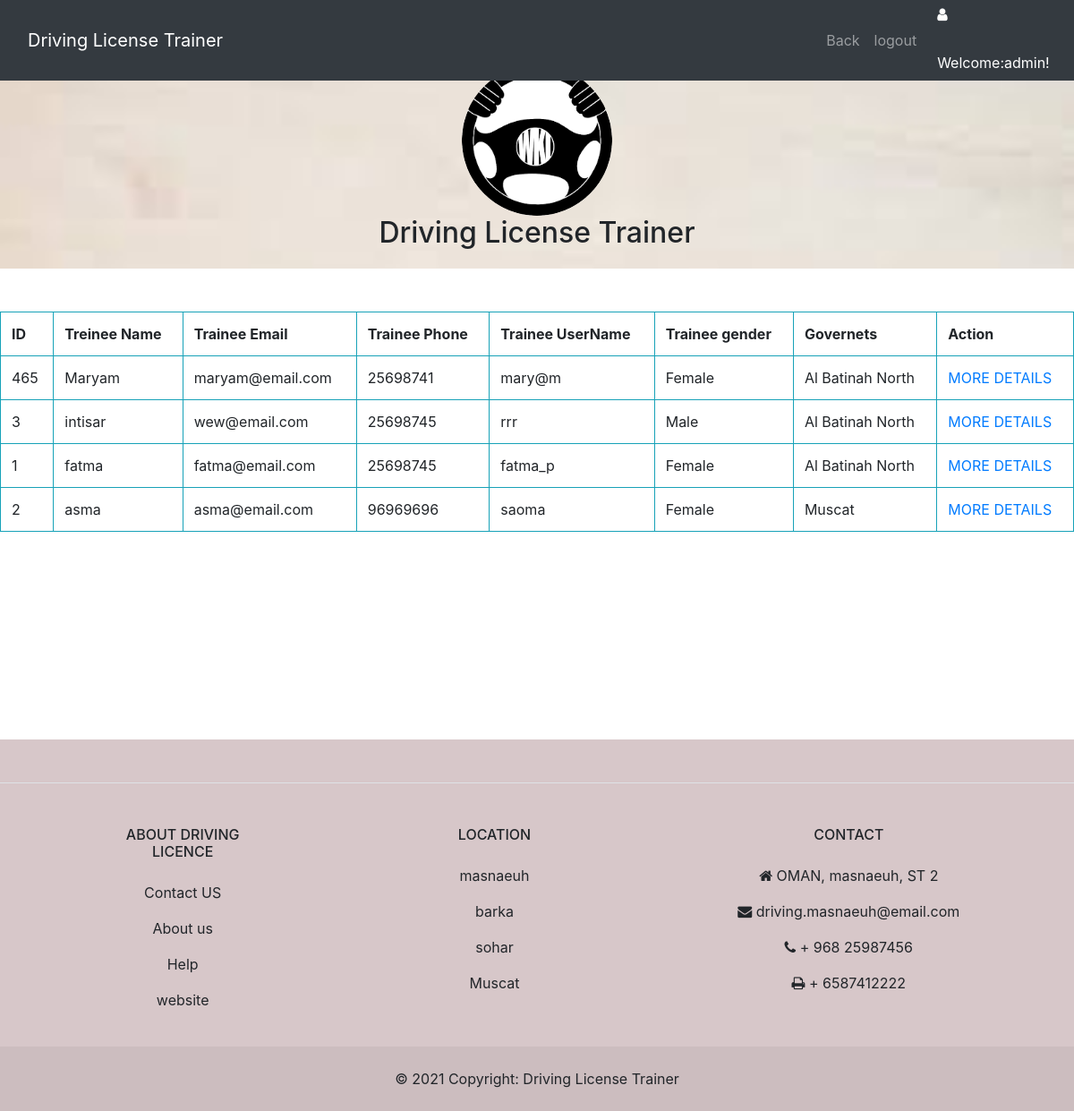
Screenshot of /admin_view_trainee.php (signed in) with the database file from the repository.
### tables this page shows
CREATE TABLE IF NOT EXISTS `tbltrainee` (
  `trainee_id` int(8) NOT NULL AUTO_INCREMENT,
  `trainee_fname` varchar(20) NOT NULL,
  `trainee_lname` varchar(20) NOT NULL,
  `trainee_email` varchar(50) NOT NULL,
  `trainee_phone` int(8) NOT NULL,
  `gnamee` varchar(50) NOT NULL,
  `wnamee` varchar(20) NOT NULL,
  `trainee_uname` varchar(20) NOT NULL,
  `trainee_gender` varchar(10) NOT NULL,
  `trainee_brithdate` date NOT NULL,
  `seqe` varchar(200) NOT NULL,
  `anse` varchar(20) NOT NULL,
  `trainee_passw` varchar(8) NOT NULL,
  `trainee_repassw` varchar(8) NOT NULL,
  PRIMARY KEY (`trainee_id`)
);

### admin_view_trainee.php (the view, shortened to what this page needs)
<!DOCTYPE html PUBLIC "-//W3C//DTD XHTML 1.0 Transitional//EN" "http://www.w3.org/TR/xhtml1/DTD/xhtml1-transitional.dtd">
<html xmlns="http://www.w3.org/1999/xhtml">
<head>
<link rel="stylesheet" type="text/css"  href="BOOTSTRAPFILE/css/bootstrap.css">
    </head>
    <body  style="margin:0; padding:0; border:0;  background-color:white   ">
       <nav class="navbar navbar-expand-lg navbar-dark bg-dark fixed-top">
     <div class="container">
     <a class="navbar-brand" href="#">Driving License Trainer </a>
      <div class="collapse navbar-collapse" id="navbarResponsive">
         <ul class="navbar-nav ml-auto">
                     <li class="nav-item">
            <a class="nav-link" href="AdminHomepage.php">Back</a>
          </li>
          <li class="nav-item">
            <a class="nav-link" href="logout.php">logout </a>
          </li>
        </ul>
      </div>
    </div>   <div class="icon" style="color: #FFFFFF"><i class="fa  fa-user" style="width:30px; height:50px"></i>Welcome:<?php
	$usernamea= $_SESSION['txtid1'];
	include ("connect.php");
	$qryname = "select * from  tbladmin where ausername='$usernamea' ";
	$result = mysqli_query($con,$qryname);
	while($rows = mysqli_fetch_assoc($result))
	{ $namee=$rows['aname'];
}
	echo $namee. "!";
	?></div>
  </nav>
 <header class="text-center" style="background-image:url('img/bg1.jpg'); background-repeat:no-repeat; background-size:cover; height: 300px;">
    &nbsp;<br /><br /><br />
	 <img class="img-fluid rounded-circle"  src="img/images.png" alt="" height="147" width="168">
	 <h2>Driving License Trainer</h2>
	 </header>
<br /><br />
<?php
  include('connect.php');
    $q="select * from  tbltrainee    ";
$r=mysqli_query($con,$q);
echo"<table  class=table table-striped  border=1 width=700 align=center cellspacing=0>";
echo"<th class='border border-info'>  ID";
echo"<th class='border border-info'>  Treinee Name";
echo"<th class='border border-info'> Trainee Email	";
echo"<th class='border border-info'> Trainee Phone";
echo"<th class='border border-info'> Trainee UserName";
echo"<th class='border border-info'> Trainee gender";
echo"<th class='border border-info'> Governets";
echo"<th colspan ='1' class='border border-info'> Action";
echo"<tr>";
while($row = mysqli_fetch_assoc($r)) {
$trainee_id=$row["trainee_id"];
$trainee_fname=$row["trainee_fname"];
$trainee_email=$row["trainee_email"];
$trainee_phone=$row["trainee_phone"];
$usernam=$row["trainee_uname"];
$trainee_gender=$row["trainee_gender"];
$gnamee=$row["gnamee"];
echo"<tr class='border border-info'>";
echo"<td class='border border-info'>$trainee_id";
echo"<td class='border border-info'>$trainee_fname";
echo"<td class='border border-info'>$trainee_email";
echo"<td class='border border-info'>$trainee_phone";
echo"<td class='border border-info'>$usernam";
echo"<td class='border border-info'>$trainee_gender";
echo"<td class='border border-info'>$gnamee";
echo"<td class='border border-info'><a href='View_Your_Trainer_admin1.php?trainee_uname=$usernam'>MORE DETAILS</a>";
echo"</tr>";
}
echo"</table><br>";
?>
<br />
	   <br />
       <br />
<br /><br />
  <br />
    <br />
  <br />
<link href="https://cdnjs.cloudflare.com/ajax/libs/font-awesome/4.7.0/css/font-awesome.min.css" rel="stylesheet">
<footer class="auto-style2">
  <section
    class="d-flex justify-content-center justify-content-lg-between p-4 border-bottom bg-dinager"
       >
  </section>
  <section class="">
    <div class="container text-center text-md-start mt-5">
      <div class="row mt-3">
               <div class="col-md-2 col-lg-2 col-xl-2 mx-auto mb-4">
          <h6 class="text-uppercase fw-bold mb-4">
            About Driving Licence
          </h6>
          <p>
            <a href="#!" class="text-reset">Contact US </a>
          </p>
          <p>
            <a href="#!" class="text-reset">About us</a>
          </p>
          <p>
            <a href="#!" class="text-reset">Help</a>
          </p>
          <p>
            <a href="#!" class="text-reset">website</a>
          </p>
        </div>
        <div class="col-md-3 col-lg-2 col-xl-2 mx-auto mb-4">
          <h6 class="text-uppercase fw-bold mb-4">
            Location
          </h6>
          <p>
            <a href="#!" class="text-reset">masnaeuh</a>
          </p>
          <p>
            <a href="#!" class="text-reset">barka</a>
          </p>
          <p>
            <a href="#!" class="text-reset">sohar</a>
          </p>
          <p>
            <a href="#!" class="text-reset">Muscat</a>
          </p>
        </div>
        <div class="col-md-4 col-lg-3 col-xl-3 mx-auto mb-md-0 mb-4">
          <h6 class="text-uppercase fw-bold mb-4">
            Contact
          </h6>
          <p><i class="fa fa-home me-3"></i> OMAN, masnaeuh, ST 2</p>
          <p>
            <i class="fa fa-envelope me-3"></i>
            driving.masnaeuh@email.com
          </p>
          <p><i class="fa fa-phone me-3"></i> + 968 25987456</p>
          <p><i class="fa fa-print me-3"></i> + 6587412222</p>
        </div>
      </div>
    </div>
  </section>
  <div class="text-center p-4" style="background-color: rgba(0, 0, 0, 0.05);">
    © 2021 Copyright:
    <a class="text-reset fw-bold" href="https://mdbootstrap.com/">Driving License Trainer</a>
  </div>
</footer>
</body>
</html>

### admin_view_trainee.php (style rules this page uses)
.auto-style2 { background-color: #D7C7C9; }

### rows the page displays
tbltrainee: trainee_id "465", trainee_fname "Maryam", trainee_email "maryam@email.com", trainee_phone "25698741", trainee_uname "mary@m", trainee_gender "Female", gnamee "Al Batinah North"
tbltrainee: trainee_id "3", trainee_fname "intisar", trainee_email "wew@email.com", trainee_phone "25698745", trainee_uname "rrr", trainee_gender "Male", gnamee "Al Batinah North"
tbltrainee: trainee_id "1", trainee_fname "fatma", trainee_email "fatma@email.com", trainee_phone "25698745", trainee_uname "fatma_p", trainee_gender "Female", gnamee "Al Batinah North"
tbltrainee: trainee_id "2", trainee_fname "asma", trainee_email "asma@email.com", trainee_phone "96969696", trainee_uname "saoma", trainee_gender "Female", gnamee "Muscat"

### other values shown
$namee "admin"
